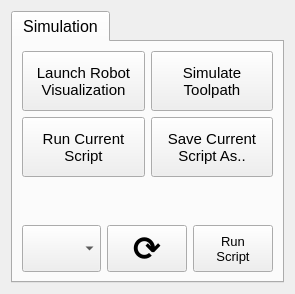
       <widget class="QWidget" name="tab_Robot">
        <attribute name="title">
         <string>Robot</string>
        </attribute>
        <layout class="QVBoxLayout" name="verticalLayout_8">
         <item>
          <widget class="QTabWidget" name="tabWidget_robot">
           <property name="font">
            <font>
             <pointsize>12</pointsize>
            </font>
           </property>
           <property name="currentIndex">
            <number>0</number>
           </property>
           <widget class="QWidget" name="tab_6">
            <attribute name="title">
             <string>Simulation</string>
            </attribute>
            <layout class="QVBoxLayout" name="verticalLayout_9">
             <item>
              <layout class="QHBoxLayout" name="horizontalLayout_12"/>
             </item>
             <item>
              <layout class="QHBoxLayout" name="horizontalLayout_14">
               <item>
                <widget class="QPushButton" name="pushButton_robotSetup">
                 <property name="minimumSize">
                  <size>
                   <width>0</width>
                   <height>60</height>
                  </size>
                 </property>
                 <property name="font">
                  <font>
                   <pointsize>11</pointsize>
                  </font>
                 </property>
                 <property name="styleSheet">
                  <string notr="true"/>
                 </property>
                 <property name="text">
                  <string>Launch Robot
Visualization</string>
                 </property>
                </widget>
               </item>
               <item>
                <widget class="QPushButton" name="pushButton_robotSim">
                 <property name="minimumSize">
                  <size>
                   <width>0</width>
                   <height>60</height>
                  </size>
                 </property>
                 <property name="font">
                  <font>
                   <pointsize>11</pointsize>
                  </font>
                 </property>
                 <property name="styleSheet">
                  <string notr="true"/>
                 </property>
                 <property name="text">
                  <string>Simulate
Toolpath</string>
                 </property>
                </widget>
               </item>
              </layout>
             </item>
             <item>
              <layout class="QHBoxLayout" name="horizontalLayout_84">
               <item>
                <widget class="QPushButton" name="pushButton_robotRun">
                 <property name="minimumSize">
                  <size>
                   <width>0</width>
                   <height>60</height>
                  </size>
                 </property>
                 <property name="font">
                  <font>
                   <pointsize>11</pointsize>
                  </font>
                 </property>
                 <property name="styleSheet">
                  <string notr="true"/>
                 </property>
                 <property name="text">
                  <string>Run Current
Script</string>
                 </property>
                </widget>
               </item>
               <item>
                <widget class="QPushButton" name="pushButton_saveScriptAs">
                 <property name="minimumSize">
                  <size>
                   <width>0</width>
                   <height>60</height>
                  </size>
                 </property>
                 <property name="font">
                  <font>
                   <pointsize>11</pointsize>
                  </font>
                 </property>
                 <property name="styleSheet">
                  <string notr="true"/>
                 </property>
                 <property name="text">
                  <string>Save Current
Script As..</string>
                 </property>
                </widget>
               </item>
              </layout>
             </item>
             <item>
              <spacer name="verticalSpacer_17">
               <property name="orientation">
                <enum>Qt::Vertical</enum>
               </property>
               <property name="sizeHint" stdset="0">
                <size>
                 <width>20</width>
                 <height>40</height>
                </size>
               </property>
              </spacer>
             </item>
             <item>
              <layout class="QHBoxLayout" name="horizontalLayout_82">
               <item>
                <widget class="QComboBox" name="comboBox_robotscript">
                 <property name="sizePolicy">
                  <sizepolicy hsizetype="Expanding" vsizetype="Preferred">
                   <horstretch>0</horstretch>
                   <verstretch>0</verstretch>
                  </sizepolicy>
                 </property>
                 <property name="font">
                  <font>
                   <pointsize>10</pointsize>
                  </font>
                 </property>
                </widget>
               </item>
               <item>
                <widget class="QPushButton" name="pushButton_refreshScript">
                 <property name="sizePolicy">
                  <sizepolicy hsizetype="Minimum" vsizetype="Fixed">
                   <horstretch>0</horstretch>
                   <verstretch>0</verstretch>
                  </sizepolicy>
                 </property>
                 <property name="minimumSize">
                  <size>
                   <width>0</width>
                   <height>0</height>
                  </size>
                 </property>
                 <property name="palette">
                  <palette>
                   <active>
                    <colorrole role="WindowText">
                     <brush brushstyle="SolidPattern">
                      <color alpha="255">
                       <red>0</red>
                       <green>0</green>
                       <blue>0</blue>
                      </color>
                     </brush>
                    </colorrole>
                    <colorrole role="Text">
                     <brush brushstyle="SolidPattern">
                      <color alpha="255">
                       <red>0</red>
                       <green>0</green>
                       <blue>0</blue>
                      </color>
                     </brush>
                    </colorrole>
                    <colorrole role="ButtonText">
                     <brush brushstyle="SolidPattern">
                      <color alpha="255">
                       <red>136</red>
                       <green>138</green>
                       <blue>133</blue>
                      </color>
                     </brush>
                    </colorrole>
                   </active>
                   <inactive>
                    <colorrole role="WindowText">
                     <brush brushstyle="SolidPattern">
                      <color alpha="255">
                       <red>186</red>
                       <green>189</green>
                       <blue>182</blue>
                      </color>
                     </brush>
                    </colorrole>
                    <colorrole role="Text">
                     <brush brushstyle="SolidPattern">
                      <color alpha="255">
                       <red>0</red>
                       <green>0</green>
                       <blue>0</blue>
                      </color>
                     </brush>
                    </colorrole>
                    <colorrole role="ButtonText">
                     <brush brushstyle="SolidPattern">
                      <color alpha="255">
                       <red>0</red>
                       <green>0</green>
                       <blue>0</blue>
                      </color>
                     </brush>
                    </colorrole>
                   </inactive>
                   <disabled>
                    <colorrole role="WindowText">
                     <brush brushstyle="SolidPattern">
                      <color alpha="255">
                       <red>190</red>
                       <green>190</green>
                       <blue>190</blue>
                      </color>
                     </brush>
                    </colorrole>
                    <colorrole role="Text">
                     <brush brushstyle="SolidPattern">
                      <color alpha="255">
                       <red>190</red>
                       <green>190</green>
                       <blue>190</blue>
                      </color>
                     </brush>
                    </colorrole>
                    <colorrole role="ButtonText">
                     <brush brushstyle="SolidPattern">
                      <color alpha="255">
                       <red>190</red>
                       <green>190</green>
                       <blue>190</blue>
                      </color>
                     </brush>
                    </colorrole>
                   </disabled>
                  </palette>
                 </property>
                 <property name="font">
                  <font>
                   <pointsize>25</pointsize>
                   <weight>75</weight>
                   <italic>false</italic>
                   <bold>true</bold>
                   <underline>false</underline>
                   <strikeout>false</strikeout>
                   <kerning>true</kerning>
                  </font>
                 </property>
                 <property name="styleSheet">
                  <string notr="true"/>
                 </property>
                 <property name="text">
                  <string>⟳</string>
                 </property>
                </widget>
               </item>
               <item>
                <widget class="QPushButton" name="pushButton_runScript">
                 <property name="minimumSize">
                  <size>
                   <width>0</width>
                   <height>47</height>
                  </size>
                 </property>
                 <property name="font">
                  <font>
                   <pointsize>10</pointsize>
                  </font>
                 </property>
                 <property name="styleSheet">
                  <string notr="true"/>
                 </property>
                 <property name="text">
                  <string>Run
Script</string>
                 </property>
                </widget>
               </item>
              </layout>
             </item>
            </layout>
           </widget>
          </widget>
         </item>
        </layout>
       </widget>
